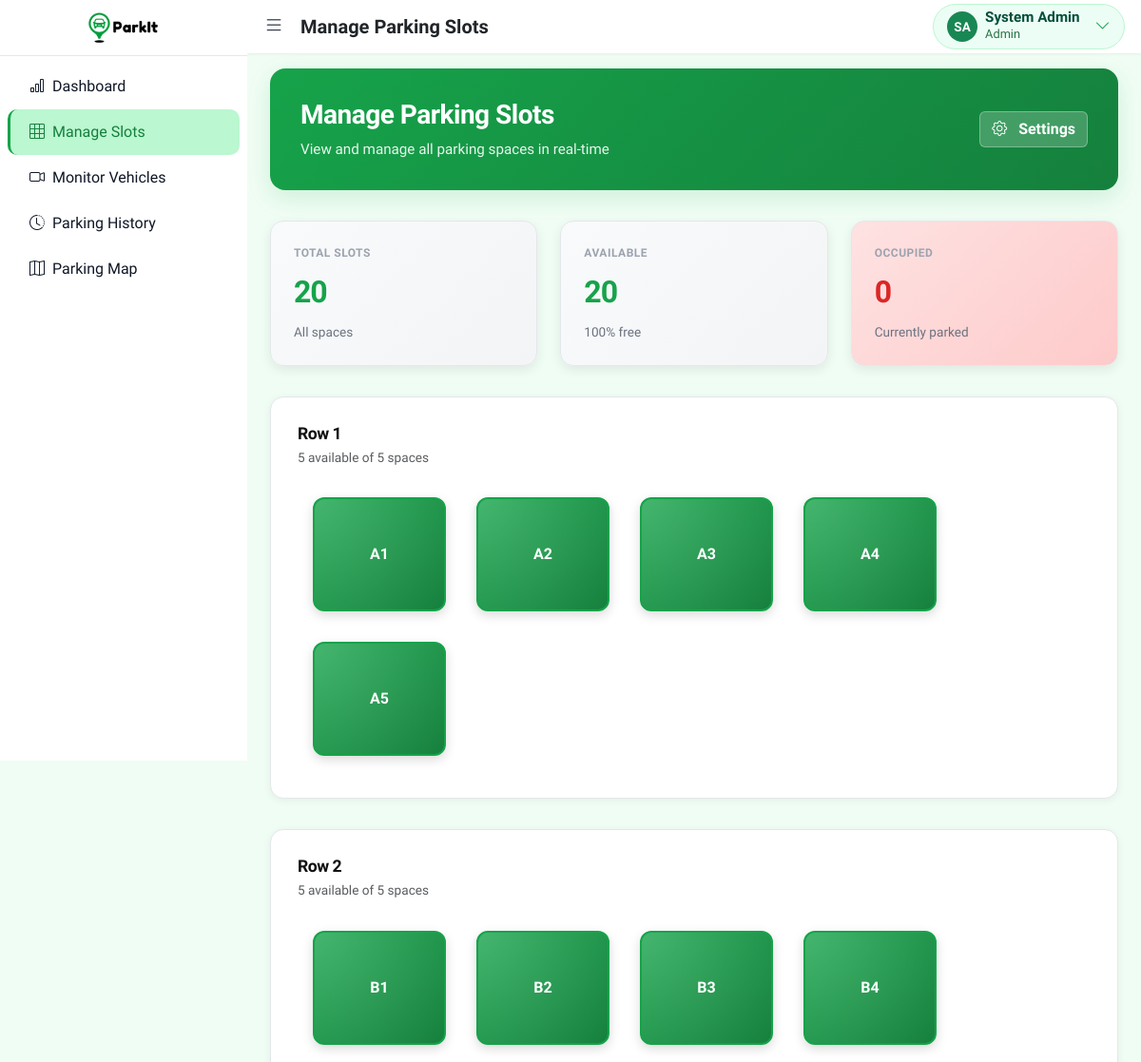
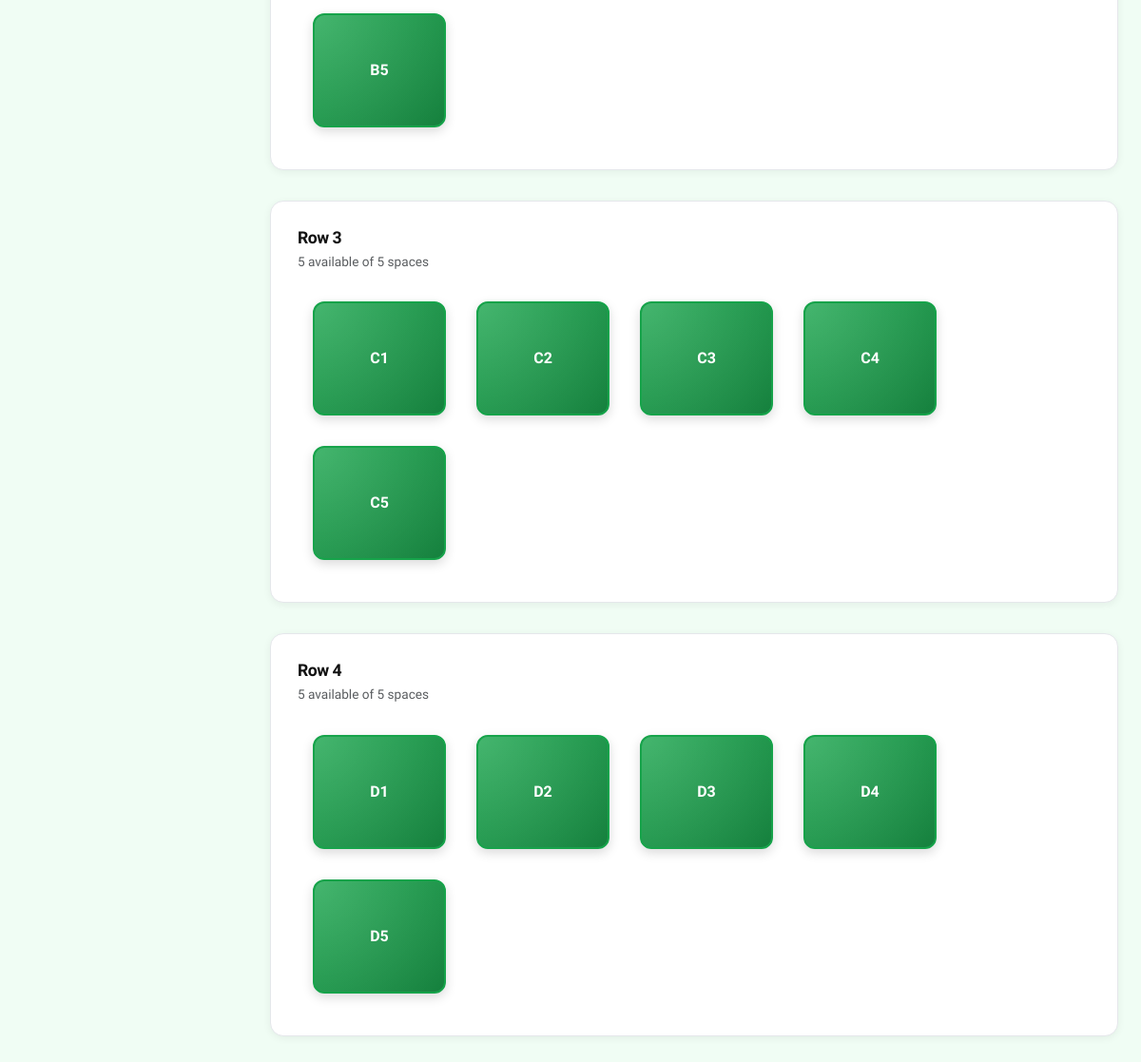
/admin/slots.php (signed in), run on the app's committed database (2 pictures, top to bottom).
### tables this page shows
CREATE TABLE IF NOT EXISTS parking_slots (
    id INT PRIMARY KEY AUTO_INCREMENT,
    slot_number VARCHAR(10) NOT NULL UNIQUE,
    slot_row INT NOT NULL,
    slot_column INT NOT NULL,
    status ENUM('available', 'occupied') NOT NULL DEFAULT 'available',
    created_at TIMESTAMP DEFAULT CURRENT_TIMESTAMP,
    updated_at TIMESTAMP DEFAULT CURRENT_TIMESTAMP ON UPDATE CURRENT_TIMESTAMP
);

### admin/slots.php (the view, shortened to what this page needs)
<?php
$pdo = getDB();
$settingsRow = $pdo->query('SELECT * FROM parking_settings LIMIT 1')->fetch(PDO::FETCH_ASSOC);
$total_slots = $settingsRow['total_slots'] ?? 0;
$slot_count = $pdo->query('SELECT COUNT(*) FROM parking_slots')->fetchColumn();
require dirname(__DIR__) . '/includes/header.php';
?>
<?php
$total_slots_db = (int) $slot_count;
$total_slots_setting = (int) $total_slots;
$total = $total_slots_db > 0 ? $total_slots_db : $total_slots_setting;
$available = (int) $pdo->query("SELECT COUNT(*) FROM parking_slots WHERE status = 'available'")->fetchColumn();
$occupied = $pdo->query("SELECT COUNT(*) FROM bookings WHERE status IN ('parked', 'pending')")->fetchColumn();
$all_slots = $pdo->query('SELECT id, slot_number, slot_row, slot_column, status FROM parking_slots ORDER BY slot_row, slot_column')->fetchAll(PDO::FETCH_ASSOC);
$floors = [];
foreach ($all_slots as $s) {
    $row = $s['slot_row'] ?? 1;
    $floors[$row][] = $s;
}
ksort($floors);
?>
<div class="slots-header">
    <div class="slots-header-p">
        <h3>Manage Parking Slots</h3>
        <p class="mb-0" style="color: rgba(255, 255, 255, 0.9); font-size: 0.95rem;">View and manage all parking spaces in real-time</p>
    </div>
    <div>
        <button type="button" class="btn btn-success" data-bs-toggle="modal" data-bs-target="#settingsModal"><i class="bi bi-gear me-2"></i> Settings</button>
    </div>
</div>
<div class="slots-stats">
    <div class="stat-card">
        <div class="label">Total Slots</div>
        <div class="num"><?= $total ?></div>
        <div class="stat-meta">All spaces</div>
    </div>
    <div class="stat-card">
        <div class="label">Available</div>
        <div class="num"><?= $available ?></div>
        <div class="stat-meta"><?= ($total ? round(($available / $total) * 100) : 0) ?>% free</div>
    </div>
    <div class="stat-card pink">
        <div class="label">Occupied</div>
        <div class="num"><?= $occupied ?></div>
        <div class="stat-meta">Currently parked</div>
    </div>
</div>
<?php foreach ($floors as $floorNum => $items): ?>
    <div class="floor-card">
        <div class="d-flex align-items-center justify-content-between mb-3">
            <div>
                <h5 class="mb-1">Row <?= htmlspecialchars($floorNum) ?></h5>
                <div class="text-muted small"><?= count(array_filter($items, fn($s) => $s['status'] === 'available')) ?> available of <?= count($items) ?> spaces</div>
            </div>
        </div>
        <div class="slot-grid">
            <?php foreach ($items as $s): ?>
                <?php
                    $cls = $s['status'] === 'available' ? 'available' : ($s['status'] === 'maintenance' ? 'maintenance' : ($s['status'] === 'pending' ? 'pending' : 'occupied'));
                    $slot_display = htmlspecialchars($s['slot_number']);
                    $slot_status = htmlspecialchars($s['status']);
                    $slot_id = (int)$s['id'];
                    $floor_num = $s['slot_row'] ?? 1;
                    $onclick_call = "openSlotModal({$slot_id}, '{$slot_display}', '{$slot_status}', {$floor_num})";
                ?>
                <div class="slot-box <?= $cls ?>" onclick="<?= $onclick_call ?>" title="<?= $slot_display ?>">
                    <div style="text-align:center; position:relative; z-index:1;">
                        <div style="font-weight:800; font-size:1rem;"><?= $slot_display ?></div>
                    </div>
                </div>
            <?php endforeach; ?>
        </div>
    </div>
<?php endforeach; ?>
<?php require dirname(__DIR__) . '/includes/footer.php'; ?>

### includes/header.php (style rules this page uses)
:root { --sidebar-width: 260px; --sidebar-width-collapsed: 72px; --header-height: 56px; --primary: #16a34a; --primary-light: #22c55e; --primary-dark: #15803d; }
body { min-height: 100vh; background: #f0fdf4; transition: margin-left .25s ease; overflow-y: auto; font-family: 'Google Sans Flex', system-ui, -apple-system, BlinkMacSystemFont, 'Segoe UI', sans-serif; }

### admin/slots.php (style rules this page uses)
.slots-header { display: flex; align-items: center; justify-content: space-between; gap: 1rem; margin-bottom: 2rem; margin-top: 3rem; background: linear-gradient(135deg, #16a34a 0%, #15803d 100%); padding: 2rem; border-radius: 16px; color: #fff; box-shadow: 0 8px 24px rgba(22, 163, 74, 0.15); }
.slots-header h3 { font-weight: 800; font-size: 1.75rem; margin-bottom: 0.5rem; color: #fff; letter-spacing: -0.5px; }
.slots-header .btn { background: rgba(255, 255, 255, 0.2); border: 1px solid rgba(255, 255, 255, 0.3); color: #fff; font-weight: 700; transition: all 0.2s ease; }
.slots-stats { display: flex; gap: 1.5rem; margin-bottom: 2rem; flex-wrap: wrap; }
.stat-card { flex: 1; min-width: 200px; background: linear-gradient(135deg, #f9fafb 0%, #f3f4f6 100%); border-radius: 14px; padding: 1.5rem; box-shadow: 0 4px 12px rgba(0, 0, 0, 0.08); border: 1px solid #e5e7eb; transition: all 0.3s ease; }
.stat-card .label { font-size: 0.75rem; color: #9ca3af; font-weight: 700; text-transform: uppercase; letter-spacing: 0.5px; margin-bottom: 0.5rem; }
.stat-card .num { font-size: 2rem; font-weight: 800; color: #16a34a; letter-spacing: -1px; }
.stat-card.pink { background: linear-gradient(135deg, #fee2e2 0%, #fecaca 100%); color: #b91c1c; }
.stat-card.pink .num { color: #dc2626; }
.stat-meta { font-size: 0.85rem; color: #6b7280; margin-top: 0.5rem; }
.floor-card { border-radius: 14px; padding: 1.75rem; background: #fff; margin-bottom: 2rem; box-shadow: 0 2px 8px rgba(0, 0, 0, 0.06); border: 1px solid #e5e7eb; transition: all 0.3s ease; }
.floor-card h5 { font-weight: 800; color: #111; font-size: 1.1rem; letter-spacing: -0.5px; }
.floor-card .text-muted { color: #9ca3af; font-size: 0.85rem; }
.slot-box { width: 140px; height: 120px; border-radius: 12px; display: flex; align-items: center; justify-content: center; font-weight: 700; color: #fff; margin: 0.5rem; cursor: pointer; transition: all 0.3s cubic-bezier(0.4, 0, 0.2, 1); position: relative; overflow: hidden; border: 2px solid; box-shadow: 0 4px 12px rgba(0, 0, 0, 0.15); }
.slot-box::before { content: ''; position: absolute; inset: 0; background: radial-gradient(circle at top left, rgba(255, 255, 255, 0.2), transparent); pointer-events: none; }
.slot-box.available { background: linear-gradient(135deg, #16a34a 0%, #15803d 100%); border-color: #16a34a; }
.slot-grid { display: flex; flex-wrap: wrap; gap: 1rem; padding: 0.5rem; }

### data on the page
parking_slots: slot_number "A1"
parking_slots: slot_number "A2"
parking_slots: slot_number "A3"
parking_slots: slot_number "A4"
parking_slots: slot_number "A5"
parking_slots: slot_number "B1"
parking_slots: slot_number "B2"
parking_slots: slot_number "B3"
parking_slots: slot_number "B4"
parking_slots: slot_number "B5"
parking_slots: slot_number "C1"
parking_slots: slot_number "C2"
parking_slots: slot_number "C3"
parking_slots: slot_number "C4"
parking_slots: slot_number "C5"
parking_slots: slot_number "D1"
parking_slots: slot_number "D2"
parking_slots: slot_number "D3"
parking_slots: slot_number "D4"
parking_slots: slot_number "D5"

### other printed values
$page_title "Manage Parking Slots"
substr($initials,0,2) "SA"
$profileName "System Admin"
$profileRoleLabel "Admin"
$total "20"
$available "20"
$occupied "0"
$floorNum "1"
count(array_filter($items, fn($s) => $s['status'] === 'available')) "5"
count($items) "5"
$floorNum "2"
$floorNum "3"
$floorNum "4"
